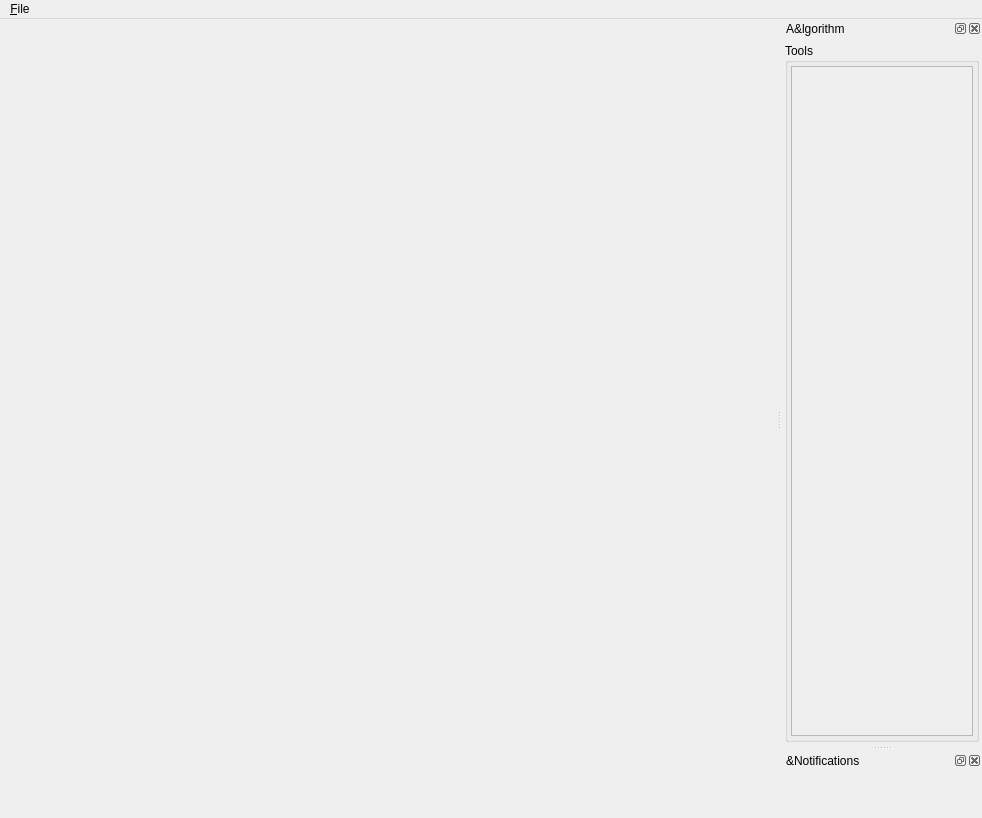
<?xml version="1.0" encoding="UTF-8"?>
<ui version="4.0">
 <class>MainWindow</class>
 <widget class="QMainWindow" name="MainWindow">
  <property name="geometry">
   <rect>
    <x>0</x>
    <y>0</y>
    <width>982</width>
    <height>818</height>
   </rect>
  </property>
  <property name="windowTitle">
   <string>BioTracker</string>
  </property>
  <property name="dockNestingEnabled">
   <bool>true</bool>
  </property>
  <property name="unifiedTitleAndToolBarOnMac">
   <bool>false</bool>
  </property>
  <widget class="QWidget" name="centralWidget">
   <property name="sizePolicy">
    <sizepolicy hsizetype="Preferred" vsizetype="Preferred">
     <horstretch>0</horstretch>
     <verstretch>0</verstretch>
    </sizepolicy>
   </property>
   <layout class="QHBoxLayout" name="horizontalLayout_5">
    <property name="spacing">
     <number>0</number>
    </property>
    <property name="leftMargin">
     <number>0</number>
    </property>
    <property name="topMargin">
     <number>0</number>
    </property>
    <property name="rightMargin">
     <number>0</number>
    </property>
    <property name="bottomMargin">
     <number>0</number>
    </property>
    <item>
     <widget class="QWidget" name="widget_2" native="true">
      <layout class="QHBoxLayout" name="horizontalLayout_6" stretch="0">
       <property name="spacing">
        <number>3</number>
       </property>
       <property name="leftMargin">
        <number>3</number>
       </property>
       <property name="topMargin">
        <number>3</number>
       </property>
       <property name="rightMargin">
        <number>3</number>
       </property>
       <property name="bottomMargin">
        <number>3</number>
       </property>
       <item>
        <widget class="QWidget" name="videoAreaWidget" native="true">
         <property name="sizePolicy">
          <sizepolicy hsizetype="Expanding" vsizetype="Expanding">
           <horstretch>0</horstretch>
           <verstretch>0</verstretch>
          </sizepolicy>
         </property>
         <layout class="QVBoxLayout" name="verticalLayout_2">
          <property name="spacing">
           <number>3</number>
          </property>
          <property name="leftMargin">
           <number>3</number>
          </property>
          <property name="topMargin">
           <number>3</number>
          </property>
          <property name="rightMargin">
           <number>3</number>
          </property>
          <property name="bottomMargin">
           <number>3</number>
          </property>
          <item>
           <widget class="QFrame" name="trackingArea">
            <property name="sizePolicy">
             <sizepolicy hsizetype="Expanding" vsizetype="Expanding">
              <horstretch>0</horstretch>
              <verstretch>0</verstretch>
             </sizepolicy>
            </property>
            <property name="minimumSize">
             <size>
              <width>0</width>
              <height>150</height>
             </size>
            </property>
            <layout class="QVBoxLayout" name="verticalLayout">
             <property name="spacing">
              <number>0</number>
             </property>
             <property name="leftMargin">
              <number>0</number>
             </property>
             <property name="topMargin">
              <number>0</number>
             </property>
             <property name="rightMargin">
              <number>0</number>
             </property>
             <property name="bottomMargin">
              <number>0</number>
             </property>
             <item>
              <layout class="QVBoxLayout" name="videoViewLayout"/>
             </item>
            </layout>
           </widget>
          </item>
          <item>
           <widget class="QWidget" name="videoControls" native="true">
            <property name="sizePolicy">
             <sizepolicy hsizetype="MinimumExpanding" vsizetype="MinimumExpanding">
              <horstretch>0</horstretch>
              <verstretch>0</verstretch>
             </sizepolicy>
            </property>
            <property name="minimumSize">
             <size>
              <width>0</width>
              <height>0</height>
             </size>
            </property>
           </widget>
          </item>
         </layout>
        </widget>
       </item>
      </layout>
     </widget>
    </item>
   </layout>
  </widget>
  <widget class="QMenuBar" name="menuBar">
   <property name="geometry">
    <rect>
     <x>0</x>
     <y>0</y>
     <width>982</width>
     <height>27</height>
    </rect>
   </property>
   <widget class="QMenu" name="menuFile">
    <property name="title">
     <string>&amp;File</string>
    </property>
    <addaction name="actionOpen_Video"/>
    <addaction name="actionOpen_Picture"/>
    <addaction name="actionOpen_Camera"/>
    <addaction name="separator"/>
    <addaction name="actionLoad_Tracker"/>
    <addaction name="separator"/>
    <addaction name="actionLoad_tracking_data"/>
    <addaction name="actionSave_tracking_data"/>
    <addaction name="separator"/>
    <addaction name="actionQuit"/>
   </widget>
   <addaction name="menuFile"/>
  </widget>
  <widget class="QDockWidget" name="dockWidgetAlgorithm">
   <property name="sizePolicy">
    <sizepolicy hsizetype="Expanding" vsizetype="Preferred">
     <horstretch>0</horstretch>
     <verstretch>0</verstretch>
    </sizepolicy>
   </property>
   <property name="minimumSize">
    <size>
     <width>200</width>
     <height>207</height>
    </size>
   </property>
   <property name="sizeIncrement">
    <size>
     <width>0</width>
     <height>0</height>
    </size>
   </property>
   <property name="baseSize">
    <size>
     <width>0</width>
     <height>0</height>
    </size>
   </property>
   <property name="windowTitle">
    <string>A&amp;lgorithm</string>
   </property>
   <attribute name="dockWidgetArea">
    <number>2</number>
   </attribute>
   <widget class="QWidget" name="dockWidgetAlgorithmContents">
    <property name="sizePolicy">
     <sizepolicy hsizetype="Expanding" vsizetype="Preferred">
      <horstretch>0</horstretch>
      <verstretch>0</verstretch>
     </sizepolicy>
    </property>
    <layout class="QVBoxLayout" name="verticalLayout_3">
     <property name="spacing">
      <number>2</number>
     </property>
     <property name="leftMargin">
      <number>3</number>
     </property>
     <property name="topMargin">
      <number>3</number>
     </property>
     <property name="rightMargin">
      <number>3</number>
     </property>
     <property name="bottomMargin">
      <number>3</number>
     </property>
     <item>
      <widget class="QWidget" name="widget_alg" native="true">
       <property name="sizePolicy">
        <sizepolicy hsizetype="Preferred" vsizetype="Minimum">
         <horstretch>0</horstretch>
         <verstretch>0</verstretch>
        </sizepolicy>
       </property>
      </widget>
     </item>
     <item>
      <widget class="QGroupBox" name="groupBox_tools">
       <property name="sizePolicy">
        <sizepolicy hsizetype="MinimumExpanding" vsizetype="Expanding">
         <horstretch>0</horstretch>
         <verstretch>0</verstretch>
        </sizepolicy>
       </property>
       <property name="title">
        <string>Tools</string>
       </property>
       <property name="flat">
        <bool>false</bool>
       </property>
       <layout class="QVBoxLayout" name="verticalLayout_4">
        <property name="spacing">
         <number>3</number>
        </property>
        <property name="leftMargin">
         <number>3</number>
        </property>
        <property name="topMargin">
         <number>3</number>
        </property>
        <property name="rightMargin">
         <number>3</number>
        </property>
        <property name="bottomMargin">
         <number>3</number>
        </property>
        <item>
         <widget class="QScrollArea" name="scrollArea">
          <property name="sizePolicy">
           <sizepolicy hsizetype="MinimumExpanding" vsizetype="Expanding">
            <horstretch>0</horstretch>
            <verstretch>0</verstretch>
           </sizepolicy>
          </property>
          <property name="frameShadow">
           <enum>QFrame::Plain</enum>
          </property>
          <property name="lineWidth">
           <number>0</number>
          </property>
          <property name="verticalScrollBarPolicy">
           <enum>Qt::ScrollBarAsNeeded</enum>
          </property>
          <property name="horizontalScrollBarPolicy">
           <enum>Qt::ScrollBarAlwaysOff</enum>
          </property>
          <property name="widgetResizable">
           <bool>true</bool>
          </property>
          <widget class="QWidget" name="groupBoxContents">
           <property name="geometry">
            <rect>
             <x>0</x>
             <y>0</y>
             <width>176</width>
             <height>525</height>
            </rect>
           </property>
           <property name="sizePolicy">
            <sizepolicy hsizetype="MinimumExpanding" vsizetype="Expanding">
             <horstretch>0</horstretch>
             <verstretch>0</verstretch>
            </sizepolicy>
           </property>
          </widget>
         </widget>
        </item>
       </layout>
      </widget>
     </item>
    </layout>
   </widget>
  </widget>
  <widget class="QDockWidget" name="dockWidgetNotification">
   <property name="floating">
    <bool>false</bool>
   </property>
   <property name="windowTitle">
    <string>&amp;Notifications</string>
   </property>
   <attribute name="dockWidgetArea">
    <number>2</number>
   </attribute>
   <widget class="QWidget" name="dockWidgetNotificationContents">
    <property name="sizePolicy">
     <sizepolicy hsizetype="Expanding" vsizetype="Expanding">
      <horstretch>0</horstretch>
      <verstretch>0</verstretch>
     </sizepolicy>
    </property>
   </widget>
  </widget>
  <action name="actionOpen_Video">
   <property name="text">
    <string>Open &amp;Video...</string>
   </property>
  </action>
  <action name="actionOpen_Picture">
   <property name="text">
    <string>Open &amp;Picture...</string>
   </property>
  </action>
  <action name="actionLoad_tracking_data">
   <property name="text">
    <string>&amp;Load tracking data...</string>
   </property>
  </action>
  <action name="actionSave_tracking_data">
   <property name="text">
    <string>&amp;Save tracking data...</string>
   </property>
  </action>
  <action name="actionQuit">
   <property name="text">
    <string>E&amp;xit</string>
   </property>
  </action>
  <action name="actionLoad_Tracker">
   <property name="text">
    <string>L&amp;oad Tracker...</string>
   </property>
  </action>
  <action name="actionOpen_Camera">
   <property name="text">
    <string>Open &amp;Camera...</string>
   </property>
  </action>
 </widget>
 <layoutdefault spacing="6" margin="11"/>
 <resources/>
 <connections/>
</ui>
